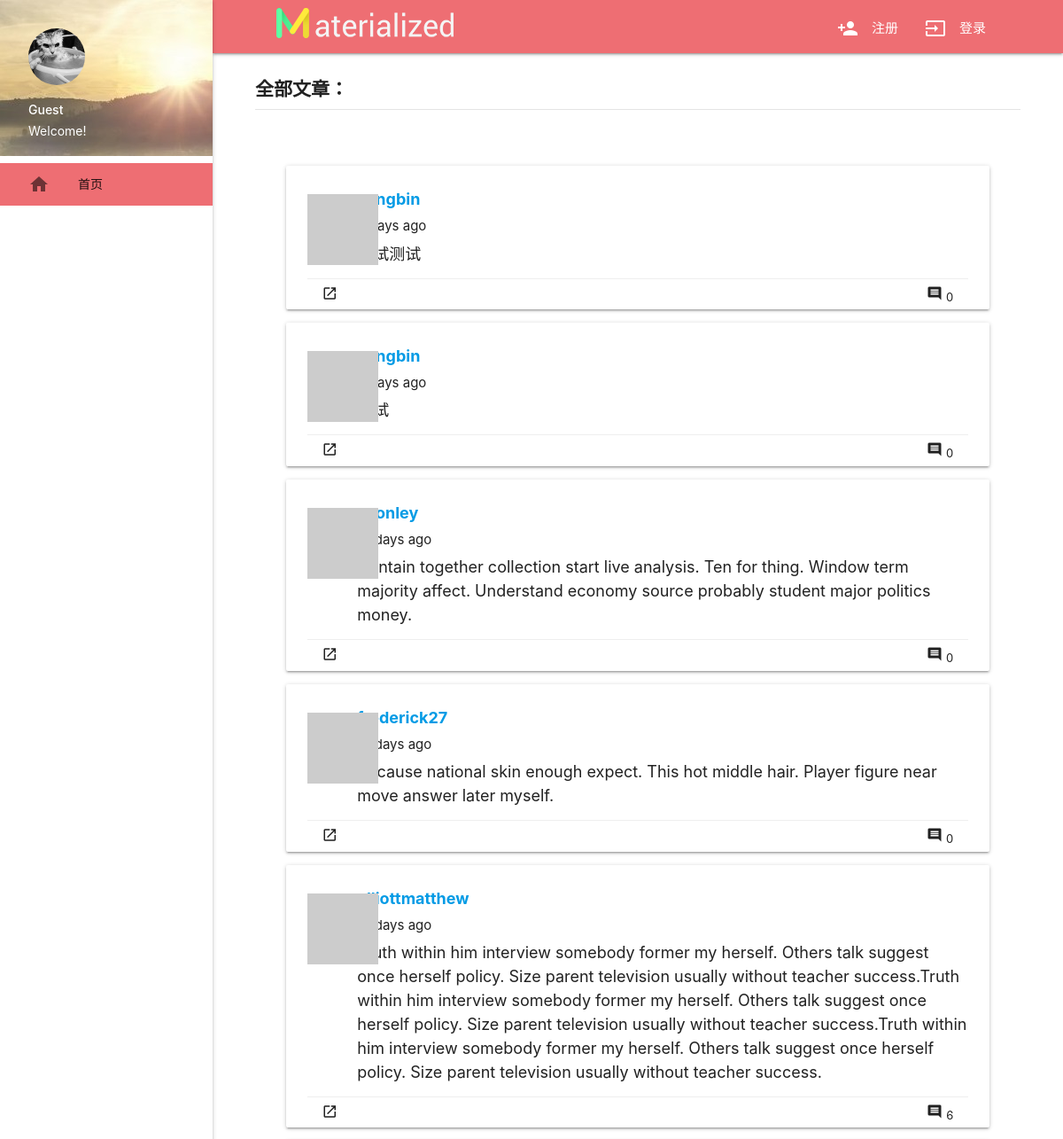
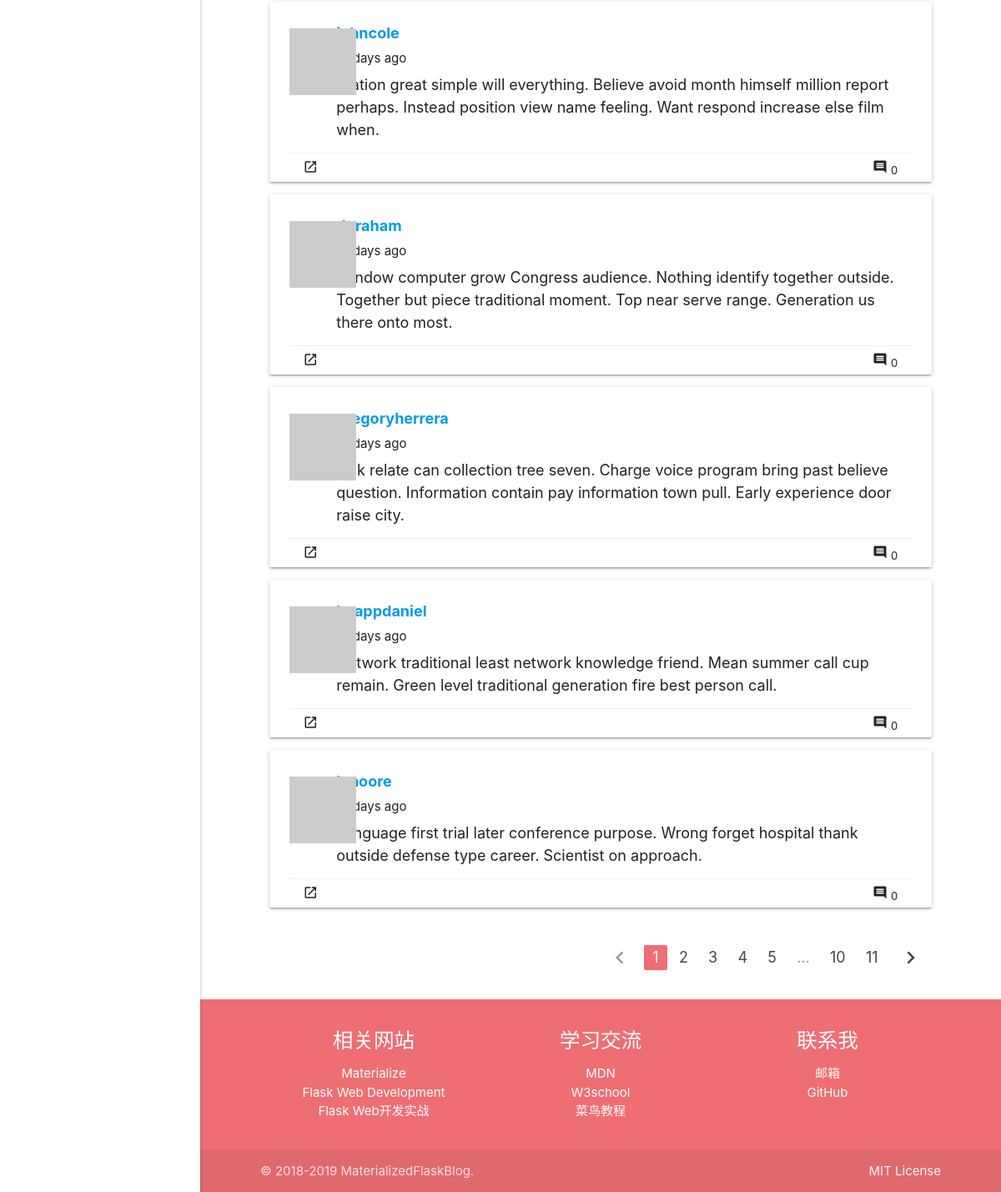
The page /all on the database as committed earlier (2 pictures, top to bottom).
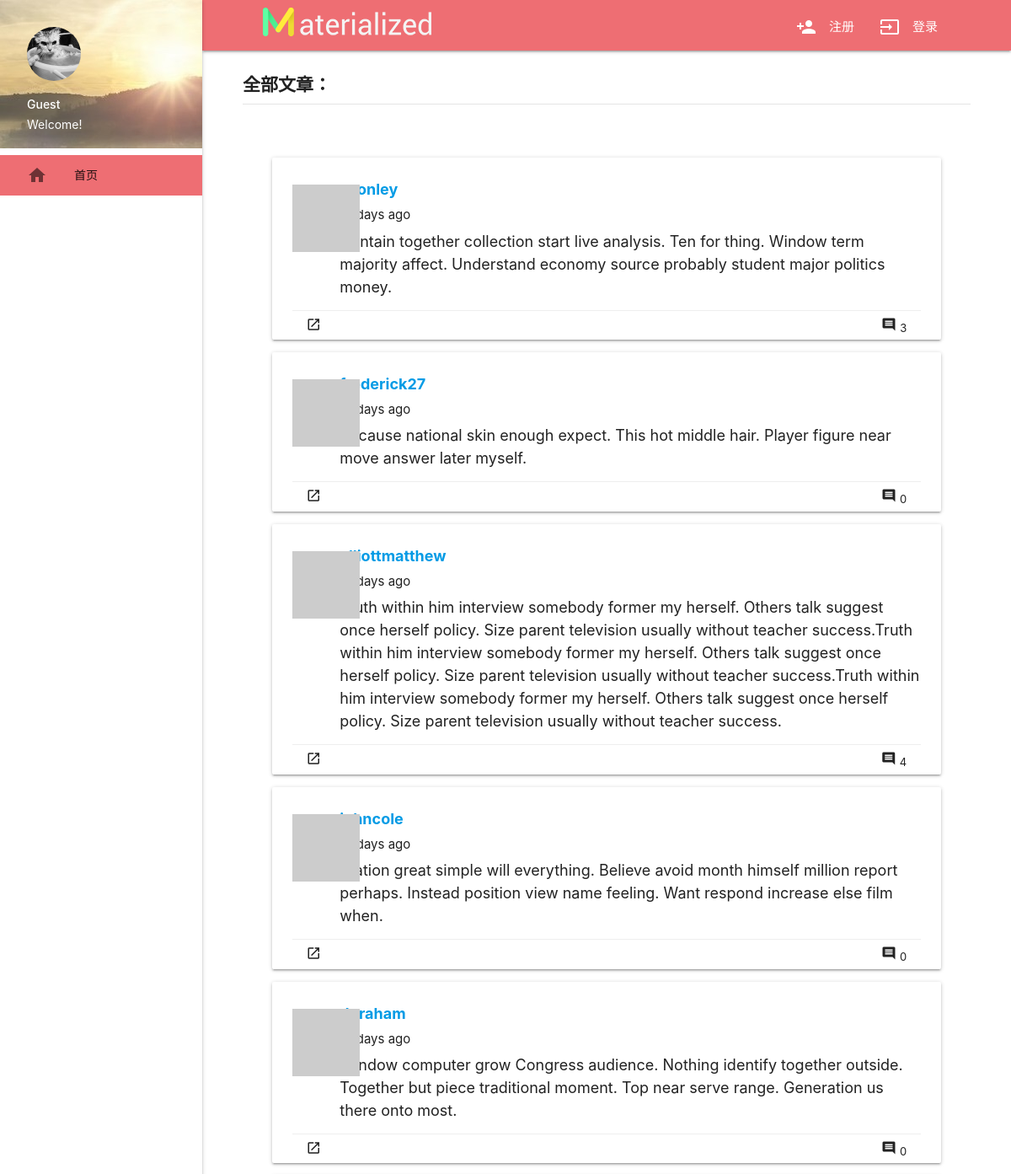
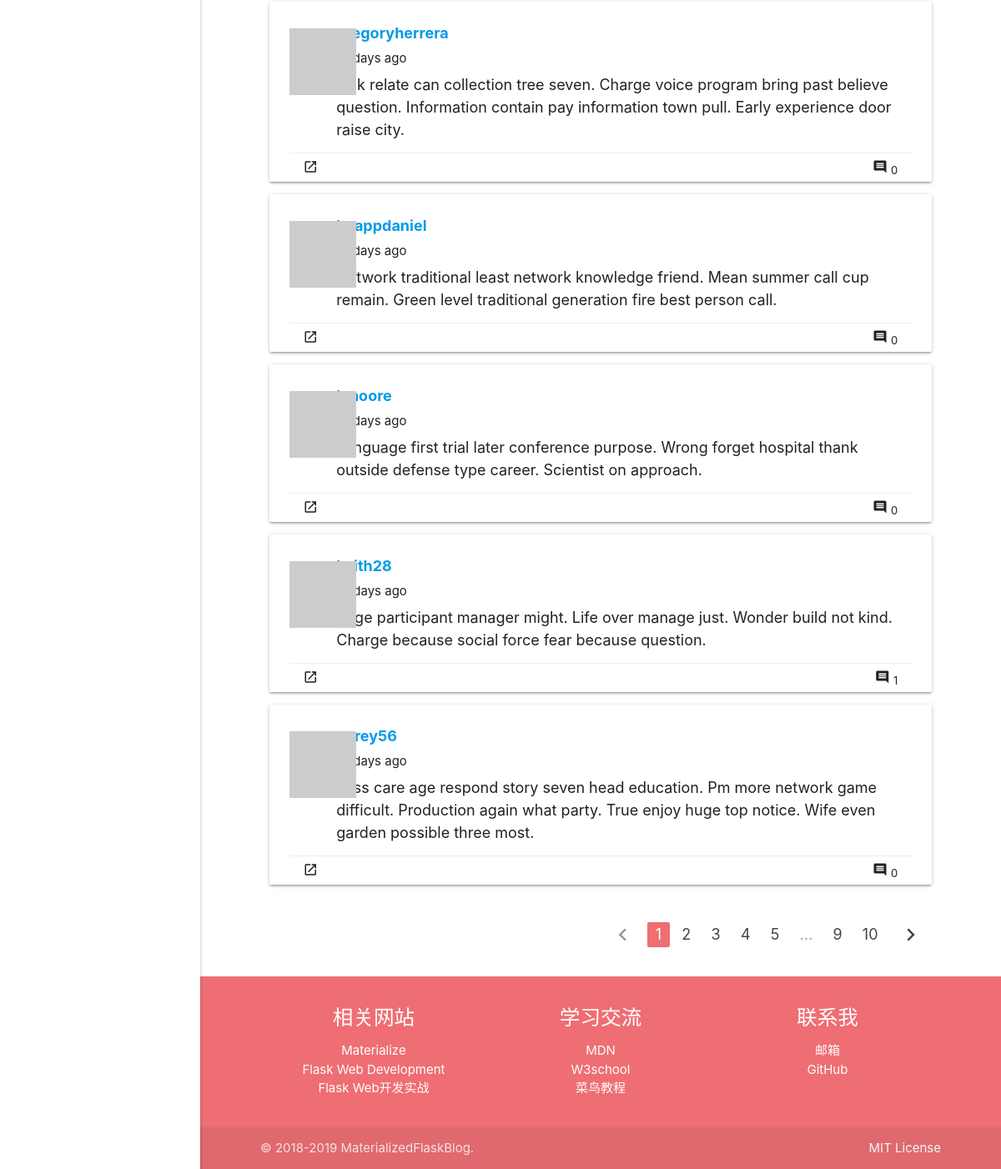
The same page on the database as committed later (2 pictures, top to bottom).
### app/models.py (models this page shows, shortened)
class Post(db.Model):
    __tablename__ = 'posts'
    id = db.Column(db.Integer, primary_key=True)
    body = db.Column(db.Text)
    timestamp = db.Column(db.DateTime, index=True, default=datetime.utcnow)
    author_id = db.Column(db.Integer, db.ForeignKey('users.id'))
    rank = db.Column(db.Float, default=0, index=True)
    comments = db.relationship('Comment', backref='post', lazy='dynamic')
    tags = db.relationship('Tag',
                           secondary=posttags,
                           backref=db.backref('posts', lazy='dynamic'),
                           lazy='dynamic')

class User(UserMixin, db.Model):
    __tablename__ = 'users'
    id = db.Column(db.Integer, primary_key=True)
    email = db.Column(db.String(64), unique=True, index=True)
    username = db.Column(db.String(64), unique=True, index=True)
    role_id = db.Column(db.Integer, db.ForeignKey('roles.id'))
    password_hash = db.Column(db.String(128))
    confirmed = db.Column(db.Boolean, default=False)
    name = db.Column(db.String(64))
    location = db.Column(db.String(64))
    about_me = db.Column(db.Text())
    member_since = db.Column(db.DateTime(), default=datetime.utcnow)
    last_seen = db.Column(db.DateTime(), default=datetime.utcnow)
    avatar_hash = db.Column(db.String(32))
    posts = db.relationship('Post', backref='author', lazy='dynamic')
    followed = db.relationship('Follow',
                               foreign_keys=[Follow.follower_id],
                               backref=db.backref('follower', lazy='joined'),
                               lazy='dynamic',
                               cascade='all, delete-orphan')
    followers = db.relationship('Follow',
                                foreign_keys=[Follow.followed_id],
                                backref=db.backref('followed', lazy='joined'),
                                lazy='dynamic',
                                cascade='all, delete-orphan')
    comments = db.relationship('Comment', backref='author', lazy='dynamic')
    collections = db.relationship('Post',
                                  secondary=collect,
                                  backref=db.backref('collectors', lazy='dynamic'),
                                  lazy='dynamic')
    liked_posts = db.relationship('Post',
                                  secondary=like,
                                  backref=db.backref('likers', lazy='dynamic'),
                                  lazy='dynamic')
    items = db.relationship('Item', backref='author', cascade='all')
    @property
    def password(self):
        raise AttributeError('password is not a readable attribute')
    def gravatar_hash(self):
        return hashlib.md5(self.email.lower().encode('utf-8')).hexdigest()
    def gravatar(self, size=100, default='identicon', rating='g'):
        url = 'https://secure.gravatar.com/avatar'
        hash = self.avatar_hash or self.gravatar_hash()
        return '{url}/{hash}?s={size}&d={default}&r={rating}'.format(
            url=url, hash=hash, size=size, default=default, rating=rating)
    def collect(self, post):
        if not self.is_collecting(post):
            self.collections.append(post)
            db.session.add(self)
    def like(self, post):
        if not self.is_liking(post):
            self.liked_posts.append(post)
            db.session.add(self)

### app/main/views.py (the view, shortened to what this page needs)
@main.route('/', methods=['GET', 'POST'])
@main.route('/all', methods=['GET', 'POST'])
def index():
    form=PostForm()
    page = request.args.get('page', 1, type=int)
    pagination = Post.query.order_by(Post.timestamp.desc()).paginate(
        page, per_page=current_app.config['FLASKY_POSTS_PER_PAGE'], error_out=False)
    posts = pagination.items
    return render_template('index.html', form=form, posts=posts, pagination=pagination, endpoint='.index', title='全部')

### app/auth/views.py (called while the page is built)
@auth.before_app_request
def before_request():
    if current_user.is_authenticated:
        current_user.ping()
        if not current_user.confirmed \
                and request.endpoint \
                and request.blueprint != 'auth'\
                and request.endpoint != 'static':
            return redirect(url_for('auth.unconfirmed'))

### app/main/__init__.py (called while the page is built)
@main.app_context_processor
def inject_permissions():
    return dict(Permission=Permission)

### app/models.py (called while the page is built)
    def can(self, permissions):
        return False

    def is_administrator(self):
        return False

### app/templates/index.html (shortened to what this page needs)
{% extends "base.html" %}
{% import "_macros.html" as macros %}
{% block content %}
<main>
    <div class="row page-header">
            <p>{{ title }}文章：</p>
    </div>
    <div class="container">
        <div class="row">
            <ul class="col s12 m12 l12 posts">
                {% for post in posts %}
                {% include '_post.html' %}
                {% endfor %}
            </ul>
            {% if pagination %}
            <div class="col s12 m12 l12 pagination">
                {{ macros.pagination_widget(pagination, endpoint) }}
            </div>
            {% endif %}
        </div>
    </div>
</main>
{% endblock %}

### app/templates/_post.html (shortened to what this page needs)
<div class="card post-card">
    <div class="post-thumbnail">
        <a href="{{ url_for('.user', username=post.author.username) }}">
            <img class="profile-thumbnail" src="{{ post.author.gravatar(size=40) }}">
        </a>
    </div>
    <div class="post-content">
        <div class="post-author"><a href="{{ url_for('.user', username=post.author.username) }}">{{ post.author.username }}</a></div>
        <div class="post-date">{{ moment(post.timestamp).fromNow() }}</div>
        <div class="post-body">{{ post.body }}</div>
    </div>
    <div class="post-footer">
        <ul class="">
            <a class="waves-effect waves-teal btn-small btn-flat" href="{{ url_for('.post', id=post.id) }}">
                <i class="material-icons">launch</i>
            </a>
            <a class="waves-effect waves-teal btn-small btn-flat right" href="{{ url_for('.post', id=post.id) }}">
                <i class="material-icons" id="collect-btn">comment</i>
                <span class="comment-num">{{ post.comments.count() }}</span>
            </a>
        </ul>
    </div>
</div>

Rows that differ between the two databases and show on the page:
removed Post: author.username "yangbin", timestamp "8 days ago", body "测试测试", comments.count "0"
removed Post: author.username "yangbin", timestamp "8 days ago", comments.count "0"
computed for Post "sconley": comments.count "0" → "3"
changed Post "elliottmatthew": comments.count "6" → "4"
now on this page (row edited): Post: author.username "keith28", timestamp "14 days ago", body "Edge participant manager might. Life over manage just. Wonder build not kind. Charge because social force fear because question.", comments.count "1"
now on this page (row unchanged): Post: author.username "corey56", timestamp "14 days ago", body "Miss care age respond story seven head education. Pm more network game difficult. Production again what party. True enjoy huge top notice. Wife even garden possible three most.", comments.count "0"
Other text that changed with them:
new list line: "9"
list line gone: "11"
